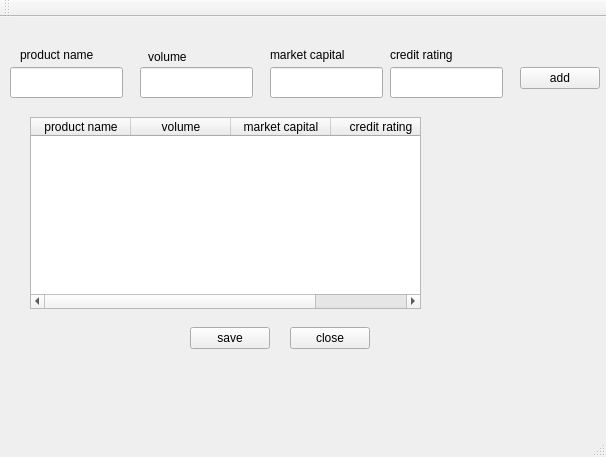
<?xml version="1.0" encoding="UTF-8"?>
<ui version="4.0">
 <class>MainWindow</class>
 <widget class="QMainWindow" name="MainWindow">
  <property name="geometry">
   <rect>
    <x>0</x>
    <y>0</y>
    <width>606</width>
    <height>457</height>
   </rect>
  </property>
  <property name="windowTitle">
   <string>MainWindow</string>
  </property>
  <widget class="QWidget" name="centralWidget">
   <widget class="QLabel" name="label">
    <property name="geometry">
     <rect>
      <x>20</x>
      <y>30</y>
      <width>101</width>
      <height>16</height>
     </rect>
    </property>
    <property name="text">
     <string>product name</string>
    </property>
   </widget>
   <widget class="QLabel" name="label_2">
    <property name="geometry">
     <rect>
      <x>148</x>
      <y>30</y>
      <width>81</width>
      <height>20</height>
     </rect>
    </property>
    <property name="text">
     <string>volume</string>
    </property>
   </widget>
   <widget class="QLabel" name="label_3">
    <property name="geometry">
     <rect>
      <x>270</x>
      <y>30</y>
      <width>101</width>
      <height>16</height>
     </rect>
    </property>
    <property name="text">
     <string>market capital</string>
    </property>
   </widget>
   <widget class="QLabel" name="label_4">
    <property name="geometry">
     <rect>
      <x>390</x>
      <y>30</y>
      <width>91</width>
      <height>16</height>
     </rect>
    </property>
    <property name="text">
     <string>credit rating</string>
    </property>
   </widget>
   <widget class="QLineEdit" name="productname">
    <property name="geometry">
     <rect>
      <x>10</x>
      <y>50</y>
      <width>113</width>
      <height>31</height>
     </rect>
    </property>
    <property name="text">
     <string/>
    </property>
   </widget>
   <widget class="QLineEdit" name="volume">
    <property name="geometry">
     <rect>
      <x>140</x>
      <y>50</y>
      <width>113</width>
      <height>31</height>
     </rect>
    </property>
    <property name="text">
     <string/>
    </property>
   </widget>
   <widget class="QLineEdit" name="marketcapital">
    <property name="geometry">
     <rect>
      <x>270</x>
      <y>50</y>
      <width>113</width>
      <height>31</height>
     </rect>
    </property>
    <property name="text">
     <string/>
    </property>
   </widget>
   <widget class="QLineEdit" name="creditrating">
    <property name="geometry">
     <rect>
      <x>390</x>
      <y>50</y>
      <width>113</width>
      <height>31</height>
     </rect>
    </property>
    <property name="text">
     <string/>
    </property>
   </widget>
   <widget class="QPushButton" name="pushButton">
    <property name="geometry">
     <rect>
      <x>520</x>
      <y>50</y>
      <width>80</width>
      <height>22</height>
     </rect>
    </property>
    <property name="text">
     <string>add</string>
    </property>
   </widget>
   <widget class="QTableWidget" name="tableWidget">
    <property name="geometry">
     <rect>
      <x>30</x>
      <y>100</y>
      <width>391</width>
      <height>192</height>
     </rect>
    </property>
    <column>
     <property name="text">
      <string>product name</string>
     </property>
    </column>
    <column>
     <property name="text">
      <string>volume</string>
     </property>
    </column>
    <column>
     <property name="text">
      <string>market capital</string>
     </property>
    </column>
    <column>
     <property name="text">
      <string>credit rating</string>
     </property>
    </column>
   </widget>
   <widget class="QPushButton" name="pushButton_2">
    <property name="geometry">
     <rect>
      <x>190</x>
      <y>310</y>
      <width>80</width>
      <height>22</height>
     </rect>
    </property>
    <property name="text">
     <string>save</string>
    </property>
   </widget>
   <widget class="QPushButton" name="pushButton_3">
    <property name="geometry">
     <rect>
      <x>290</x>
      <y>310</y>
      <width>80</width>
      <height>22</height>
     </rect>
    </property>
    <property name="text">
     <string>close</string>
    </property>
   </widget>
  </widget>
  <widget class="QMenuBar" name="menuBar">
   <property name="geometry">
    <rect>
     <x>0</x>
     <y>0</y>
     <width>606</width>
     <height>19</height>
    </rect>
   </property>
  </widget>
  <widget class="QToolBar" name="mainToolBar">
   <attribute name="toolBarArea">
    <enum>TopToolBarArea</enum>
   </attribute>
   <attribute name="toolBarBreak">
    <bool>false</bool>
   </attribute>
  </widget>
  <widget class="QStatusBar" name="statusBar"/>
 </widget>
 <layoutdefault spacing="6" margin="11"/>
 <resources/>
 <connections/>
</ui>
